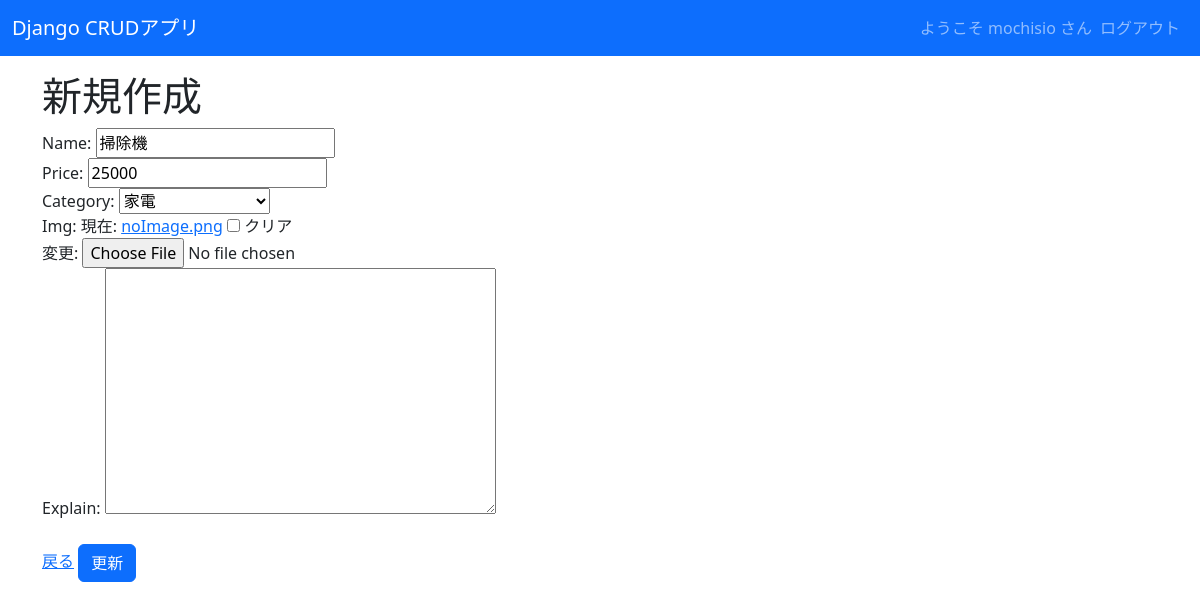
/crud/edit/2 (signed in), run on the app's committed database.
### crud/models.py (models this page shows, shortened)
class Product(models.Model):
    name = models.CharField(max_length=200)
    price = models.PositiveIntegerField()
    category = models.ForeignKey(Category, on_delete=models.CASCADE)
    img = models.ImageField(blank=True, default='noImage.png')
    explain =models.TextField(blank=True,null=True)

class Category(models.Model):
    name =models.CharField(max_length=200)
    def __str__(self):
         return self.name

### crud/views.py (the view)
# urls.py: path('crud/edit/<int:pk>', views.ProductUpdateView.as_view(), name="edit"),
class ProductUpdateView(LoginRequiredMixin,UpdateView):
     model = Product
     fields = '__all__'
     template_name_suffix = '_update_form'

### crud/templates/crud/product_update_form.html (shortened to what this page needs)
{% extends "base.html" %}
{% load bootstrap %}
{% block content %}
<h1>新規作成</h1>
<form method="post" enctype="multipart/form-data">
    {{ form|bootstrap }}
    <br>
    <a href="{% url 'list' %}">戻る</a>
    <input type="submit" class="btn btn-primary" value="更新">
</form>
{% endblock %}

### crud/templates/base.html (shortened to what this page needs)
<!DOCTYPE html>
<html lang="ja">
<head>
    <link href="https://cdn.jsdelivr.net/npm/bootstrap@5.3.0-alpha3/dist/css/bootstrap.min.css" rel="stylesheet">
</head>
<body>
    <nav class="navbar navbar-expand-lg navbar-dark bg-primary" style="margin-bottom: 1rem;">
        <div class="container-fluid">
            <a class="navbar-brand" href="{% url 'list' %}">Django CRUDアプリ</a>
            <div class="collapse navbar-collapse" id="navbarNav">
                <ul class="navbar-nav ms-auto">
                    {% if request.user.is_authenticated %}
                    <span class="navbar-text">
                        ようこそ {{ user.get_username }} さん
                    </span>
                    <li class="nav-item">
                        <form action="{% url 'logout' %}" method="post">
                            <input class="nav-link" type="submit" value="ログアウト">
                        </form>
                    </li>
                    {% else %}
                    <li class="nav-item">
                        <a class="nav-link" href="{% url 'login' %}">ログイン</a>
                    </li>
                    {% endif %}
                </ul>
            </div>
        </div>
    </nav>
    <div class="container">
        {% block content %}{% endblock %}
    </div>
</body>
</html>

### data on the page
Product: name "掃除機", price "25000", category "家電"

### other printed values
{{ user.get_username }} "mochisio"
